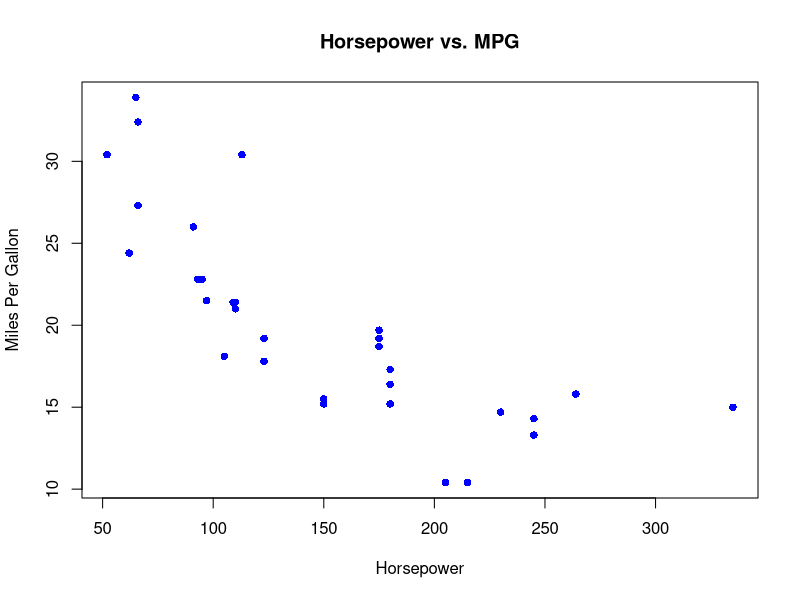

This figure's R source:
## ---- chunk 1

# A simple addition. Results will be displayed below this box.
5 + 5
## ---- chunk 2

# Assign the built-in data frame mtcars to df
df <- mtcars # <- is called the assignment operator. It assigns mtcars to df.

# Now call the head function on df
head(df)
## ---- chunk 3

median(df$hp) # specify the data frame and the variable
## ---- chunk 4

# create a scatter plot using base r functions
plot(df$hp, df$mpg, # Specify x and y variables to use
     main = "Horsepower vs. MPG", # Create a title
     xlab = "Horsepower", # Add nicer x label
     ylab = "Miles Per Gallon", # Add nicer y label
     pch = 16, # Make the points solid circles
     col = "blue") # Make points blue
